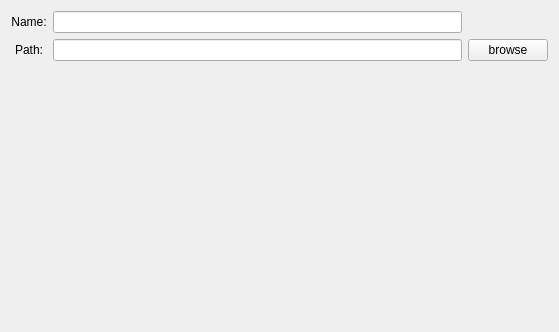
<?xml version="1.0" encoding="UTF-8"?>
<ui version="4.0">
 <class>ProSetPage</class>
 <widget class="QWizardPage" name="ProSetPage">
  <property name="geometry">
   <rect>
    <x>0</x>
    <y>0</y>
    <width>559</width>
    <height>332</height>
   </rect>
  </property>
  <property name="sizePolicy">
   <sizepolicy hsizetype="Preferred" vsizetype="Preferred">
    <horstretch>0</horstretch>
    <verstretch>0</verstretch>
   </sizepolicy>
  </property>
  <property name="minimumSize">
   <size>
    <width>0</width>
    <height>0</height>
   </size>
  </property>
  <property name="maximumSize">
   <size>
    <width>16777215</width>
    <height>16777215</height>
   </size>
  </property>
  <property name="sizeIncrement">
   <size>
    <width>0</width>
    <height>0</height>
   </size>
  </property>
  <property name="baseSize">
   <size>
    <width>0</width>
    <height>0</height>
   </size>
  </property>
  <property name="windowTitle">
   <string>WizardPage</string>
  </property>
  <layout class="QGridLayout" name="gridLayout">
   <item row="0" column="0">
    <layout class="QGridLayout" name="gridLayout_2">
     <property name="leftMargin">
      <number>0</number>
     </property>
     <property name="topMargin">
      <number>0</number>
     </property>
     <property name="rightMargin">
      <number>0</number>
     </property>
     <property name="bottomMargin">
      <number>0</number>
     </property>
     <item row="0" column="0">
      <widget class="QLabel" name="Name_label">
       <property name="text">
        <string>Name:</string>
       </property>
       <property name="alignment">
        <set>Qt::AlignmentFlag::AlignCenter</set>
       </property>
      </widget>
     </item>
     <item row="0" column="1">
      <widget class="QLineEdit" name="Name_Edit"/>
     </item>
     <item row="1" column="0">
      <widget class="QLabel" name="Path_label">
       <property name="text">
        <string>Path:</string>
       </property>
       <property name="alignment">
        <set>Qt::AlignmentFlag::AlignCenter</set>
       </property>
      </widget>
     </item>
     <item row="1" column="1">
      <widget class="QLineEdit" name="Path_Edit"/>
     </item>
     <item row="1" column="2">
      <widget class="QPushButton" name="browse_Btn">
       <property name="text">
        <string>browse</string>
       </property>
      </widget>
     </item>
     <item row="2" column="1">
      <widget class="QLabel" name="tips">
       <property name="text">
        <string/>
       </property>
      </widget>
     </item>
    </layout>
   </item>
  </layout>
 </widget>
 <resources/>
 <connections/>
</ui>
